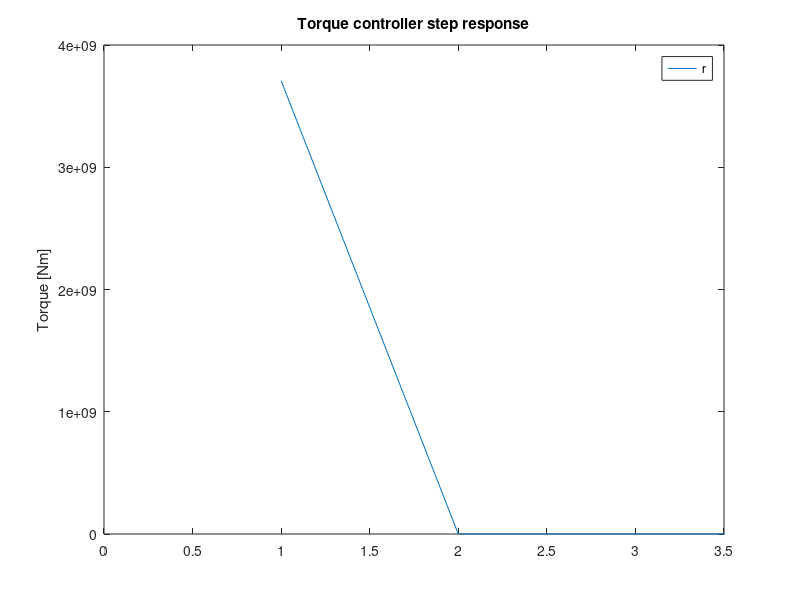
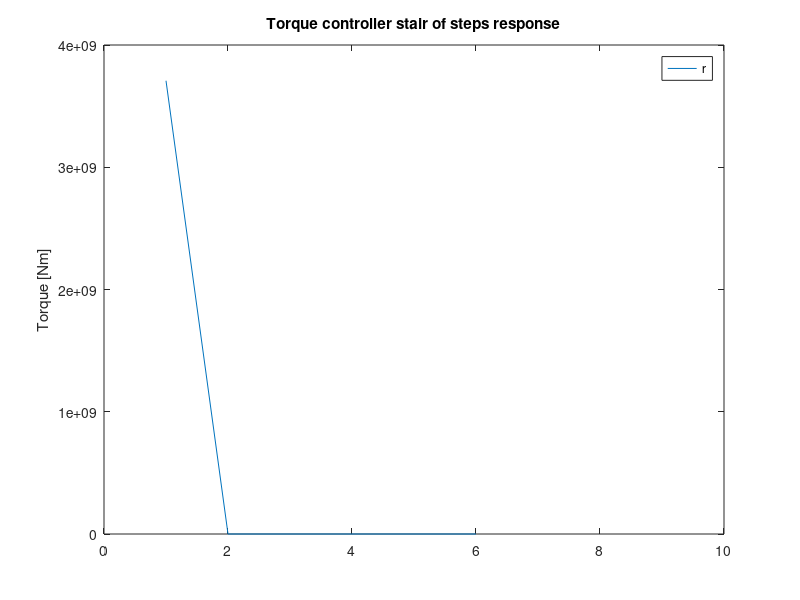

MATLAB code for these plots, in order:
%% Torque step
load('torque_step')
figure
plot(data)
xlim([0,3.5])
ylabel('Torque [Nm]')
title('Torque controller step response')
legend('r','y')
%% Torque stairs
load('torque_stair')
figure
plot(data)
xlim([0,10])
ylabel('Torque [Nm]')
title('Torque controller stair of steps response')
legend('r','y')

